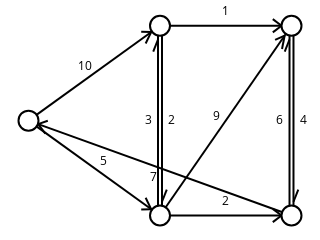

The code cell stored with this chart in its notebook:
### Markdown cell above
Por fim, vamos carregar e visualizar um grafo:

### Code cell
g = sn.load_graph('4-dijkstra.gml', has_pos=True)

for n, m in g.edges():
    g.edge[n][m]['label'] = g.edge[n][m]['c']

sn.show_graph(g, elab=True)

### Figure 1 — Plotly figure (JSON) as saved in the notebook; plotly's stock layout.template omitted (floating-point values rounded to 4 significant figures)
{"data": [{"hoverinfo": "none", "line": {"color": "rgb(0, 0, 0)", "width": 2}, "mode": "lines", "x": [0, 0.5, null, 0.4664, 0.4454, null, 0.4664, 0.4286, null, 0, 0.5, null, 0.4664, 0.4286, null, 0.4664, 0.4454, null, 0.5, 1, null, 0.9621, 0.9289, null, 0.9621, 0.9289, null, 0.5076, 0.5076, null, 0.5076, 0.5257, null, 1.008, 1.008, null, 1.008, 1.026, null, 0.4924, 0.4924, null, 0.4924, 0.4743, null, 0.5, 1, null, 0.9738, 0.964, null, 0.9738, 0.9377, null, 0.5, 1, null, 0.9621, 0.9289, null, 0.9621, 0.9289, null, 1, 0, null, 0.03665, 0.0734, null, 0.03665, 0.06422, null, 0.9924, 0.9924, null, 0.9924, 0.9743, null], "y": [0.5, 1, null, 0.9664, 0.9062, null, 0.9664, 0.9678, null, 0.5, 0, null, 0.03357, 0.03224, null, 0.03357, 0.09382, null, 1, 1, null, 1, 0.9653, null, 1, 1.035, null, 1, 0, null, 0.07246, 0.1361, null, 1, 0, null, 0.07246, 0.1361, null, 0, 1, null, 0.9275, 0.8639, null, 0, 1, null, 0.9476, 0.8777, null, 0.9476, 0.9257, null, 0, 0, null, 0, -0.03474, null, 0, 0.03474, null, 0, 0.5, null, 0.4817, 0.4992, null, 0.4817, 0.432, null, 0, 1, null, 0.9275, 0.8639, null]}, {"hoverinfo": "none", "marker": {"color": "rgb(255, 255, 255)", "line": {"color": "rgb(0, 0, 0)", "width": 2}, "size": 20}, "mode": "markers+text", "text": [], "textfont": {"color": "rgb(0, 0, 0)"}, "textposition": "middle center", "x": [0, 0.5, 1, 0.5, 1], "y": [0.5, 1, 1, 0, 0]}, {"hoverinfo": "none", "mode": "text", "text": [10, 5, 1, 2, 4, 3, 9, 2, 7, 6], "textfont": {"color": "rgb(0, 0, 0)"}, "textposition": "middle center", "x": [0.2164, 0.2836, 0.75, 0.5455, 1.045, 0.4545, 0.7134, 0.75, 0.4738, 0.9545], "y": [0.7836, 0.2836, 1.072, 0.5, 0.5, 0.5, 0.5183, 0.07246, 0.1976, 0.5]}], "layout": {"height": 180, "margin": {"b": 0, "l": 0, "r": 0, "t": 0}, "showlegend": false, "width": 320, "xaxis": {"showgrid": false, "showticklabels": false, "zeroline": false}, "yaxis": {"showgrid": false, "showticklabels": false, "zeroline": false}}}
